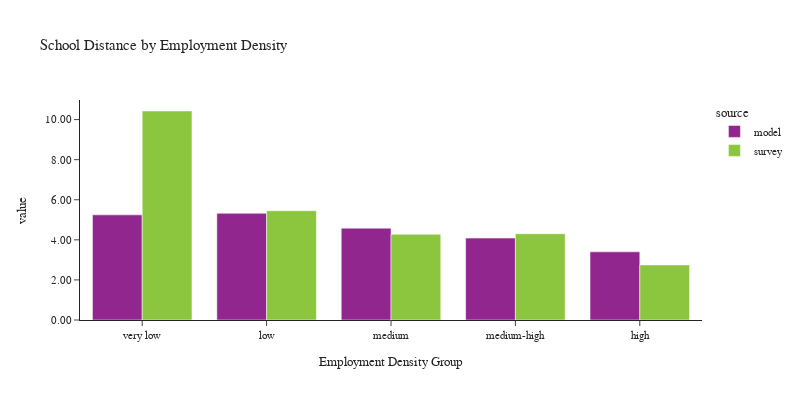

The code cell stored with this chart in its notebook:
### Code cell
plot_school_location(df_students, 'emp_density_group', 'Employment Density', 'Employment Density Group')

### Figure 1 — Plotly figure (JSON) as saved in the notebook; plotly's stock layout.template omitted (floating-point values rounded to 4 significant figures)
{"data": [{"alignmentgroup": "True", "customdata": [[16649], [12279], [27518], [24183], [16644]], "hovertemplate": "source=model<br>emp_density_group=%{x}<br>value=%{y}<br>sample count=%{customdata[0]}<extra></extra>", "legendgroup": "model", "marker": {"color": "#91268F", "pattern": {"shape": ""}}, "name": "model", "offsetgroup": "model", "orientation": "v", "showlegend": true, "textposition": "auto", "type": "bar", "x": ["very low", "low", "medium", "medium-high", "high"], "xaxis": "x", "y": [5.246, 5.324, 4.584, 4.087, 3.402], "yaxis": "y"}, {"alignmentgroup": "True", "customdata": [[133], [101], [187], [222], [276]], "hovertemplate": "source=survey<br>emp_density_group=%{x}<br>value=%{y}<br>sample count=%{customdata[0]}<extra></extra>", "legendgroup": "survey", "marker": {"color": "#8CC63E", "pattern": {"shape": ""}}, "name": "survey", "offsetgroup": "survey", "orientation": "v", "showlegend": true, "textposition": "auto", "type": "bar", "x": ["very low", "low", "medium", "medium-high", "high"], "xaxis": "x", "y": [10.43, 5.452, 4.274, 4.303, 2.748], "yaxis": "y"}], "layout": {"barmode": "group", "font": {"size": 11}, "height": 400, "legend": {"title": {"text": "source"}, "tracegroupgap": 0}, "title": {"text": "School Distance by Employment Density"}, "width": 800, "xaxis": {"anchor": "y", "domain": [0.0, 1.0], "title": {"text": "Employment Density Group"}}, "yaxis": {"anchor": "x", "domain": [0.0, 1.0], "tickformat": ".2f", "title": {"text": "value"}}}}
